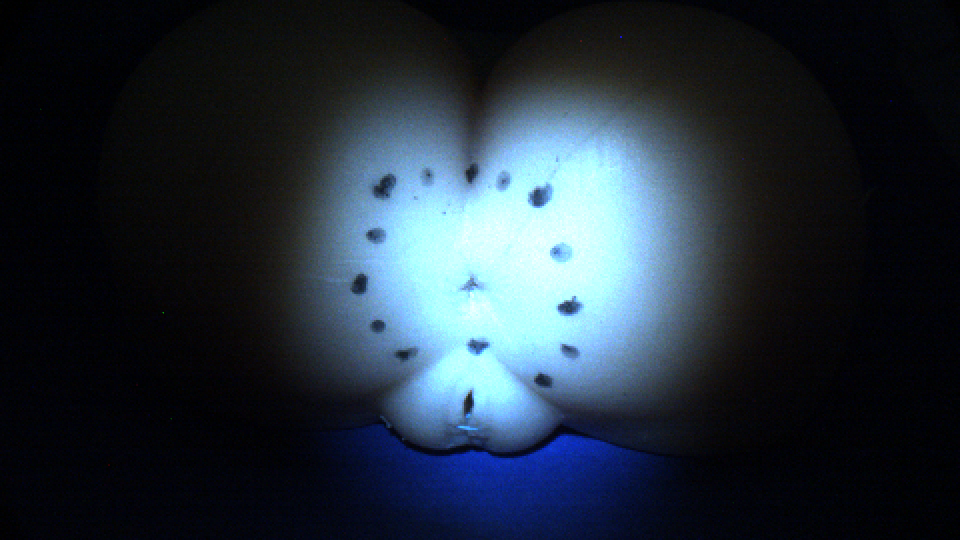
#> input picture sandbox/img/teste_1.png, 960 x 540 px, found by its file name
$ python histogram.py
#> lines starting #> are read from the running program, lines starting #| are printed output that depends on the picture
import cv2
import numpy as np
from matplotlib import pyplot as plt

img = cv2.imread('./teste_1.png')
#> img is the input picture: shape (540, 960, 3); mean B, G, R 58.2, 47.2, 36.1
# img = cv2.imread('./darcy_surgery_basis.png')


color = ('b', 'g', 'r')
u,v,nchan = img.shape
#> u = 540; v = 960; nchan = 3
img = img[100:400,300:600]
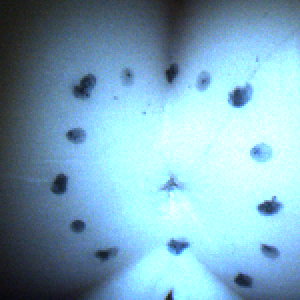
#> img: shape (300, 300, 3); mean B, G, R 188.7, 168.6, 125.7
img_gray = cv2.cvtColor(img, cv2.COLOR_BGR2GRAY)
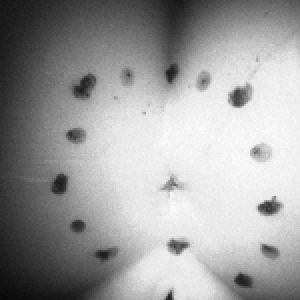
#> img_gray: shape (300, 300); min 8, max 253, mean 158.1
hist = cv2.calcHist([img_gray], [0], None, [256], [0, 256])
#> hist = 256 values, max 1971 at index 233, min 0 at index 0, mean 351.6

bg_color = 'black'
fg_color = 'white'

fig = plt.figure(facecolor=bg_color, edgecolor=fg_color)
axes = fig.add_subplot(111)
axes.patch.set_facecolor(bg_color)
axes.xaxis.set_tick_params(color=fg_color, labelcolor=fg_color)
axes.yaxis.set_tick_params(color=fg_color, labelcolor=fg_color)
for spine in axes.spines.values():
    spine.set_color(fg_color)
plt.grid(True)
plt.plot(hist, color='red')
plt.xlim([0, 256])
plt.xlabel('$bins$', color=fg_color)
plt.ylabel('$pixels$', color=fg_color)
plt.show()
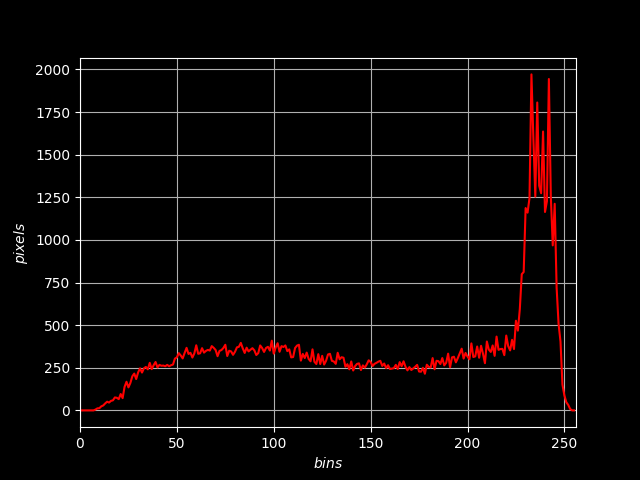
#> figure drawn by matplotlib, 1 panel; curve peaks at x = 233, y = 1971

img_eq = cv2.equalizeHist(img_gray)
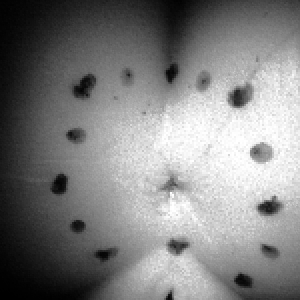
#> img_eq: shape (300, 300); min 0, max 255, mean 128.3
for i, col in enumerate(color):
    histr = cv2.calcHist([img], [i], None, [256], [0, 256])
    # plt.plot(histr, color = col)
    plt.xlim([0, 256])
    plt.ylim([0,(u*v)/100])
# [7 lines of commented-out code are left out]

cv2.imshow("Original/Equalizada", np.hstack([img_gray, img_eq]))
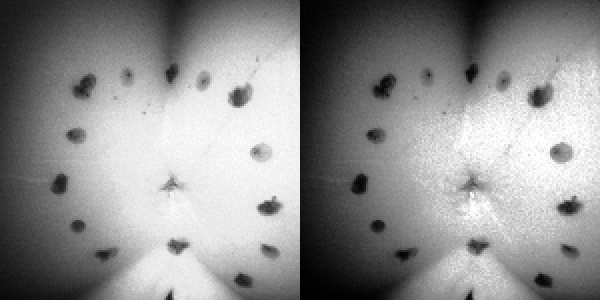
#> window 'Original/Equalizada': shape (300, 600); min 0, max 255, mean 143.2

cv2.waitKey(0)

cv2.destroyAllWindows()

$ run again, with sandbox/img/darcy_surgery_basis.png copied over sandbox/img/teste_1.png
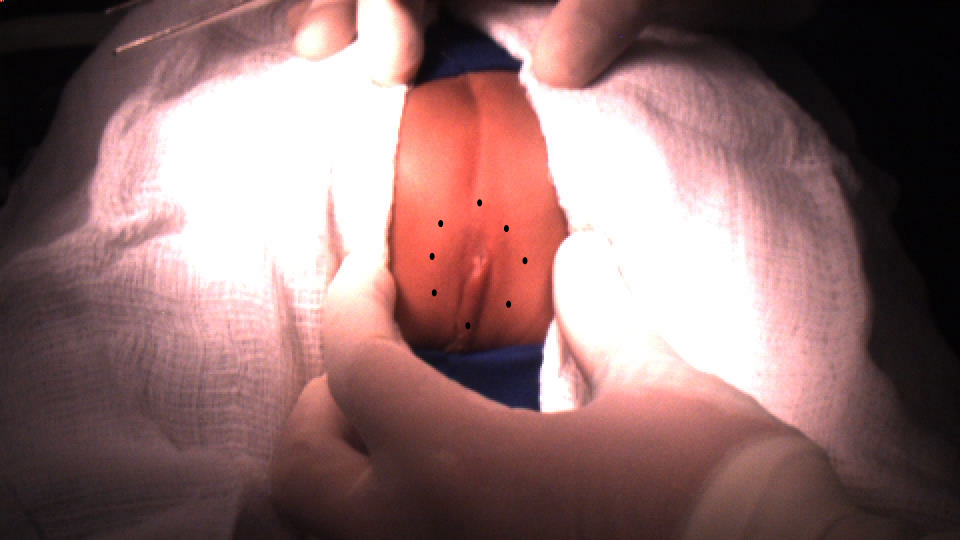
#> input picture sandbox/img/darcy_surgery_basis.png, 960 x 540 px, found by its file name
#> img is the input picture: shape (540, 960, 3); mean B, G, R 110.1, 110.3, 142.6
#> img: shape (300, 300, 3)
#> `img_gray = cv2.cvtColor(img, cv2.COLOR_BGR2GRAY)`:
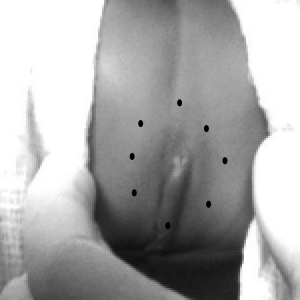
#> img_gray: shape (300, 300); min 0, max 255, mean 168.9
#> hist = 256 values, max 22728 at index 255, min 0 at index 5, mean 351.6
#> `cv2.imshow("Original/Equalizada", np.hstack([img_gray, img_eq]))`:
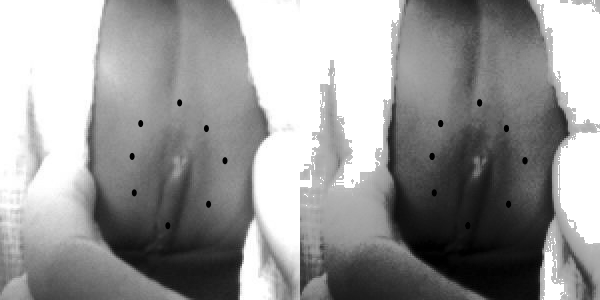
#> window 'Original/Equalizada': shape (300, 600); min 0, max 255, mean 152.4
